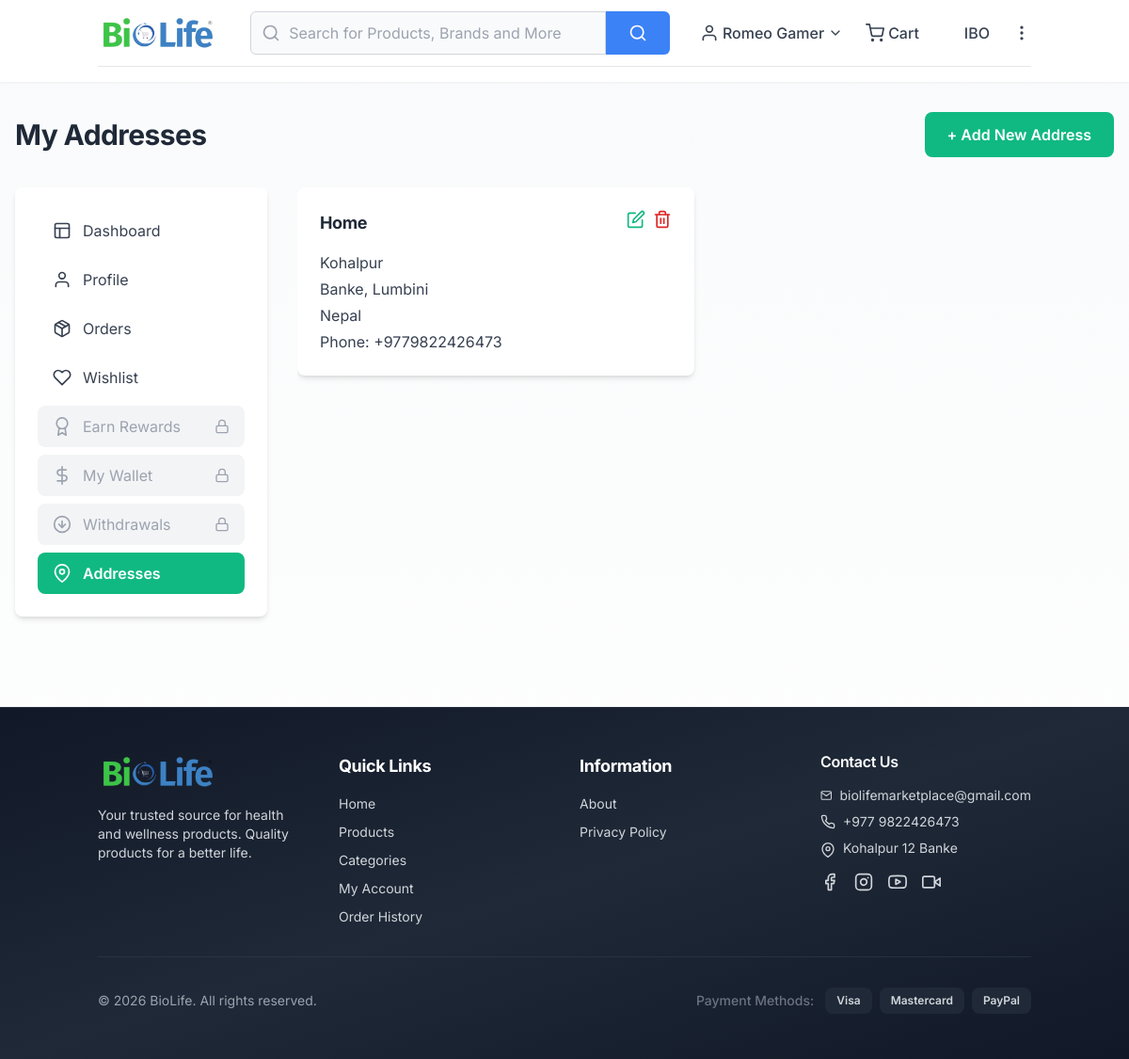
Page /account/addresses/ (signed in) on the earlier database version.
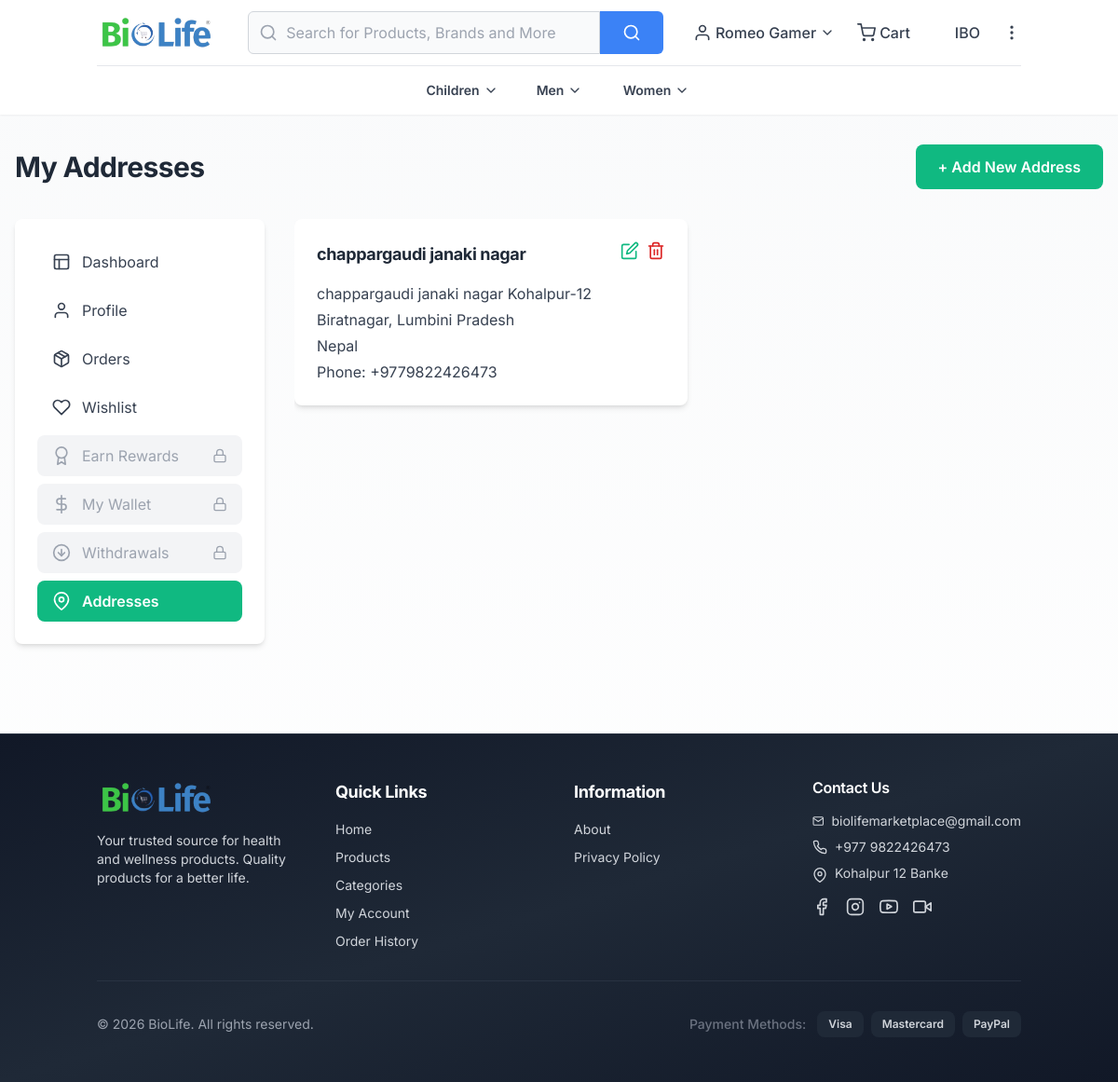
Same page on the later database version.
### core/models.py (models this page shows, shortened)
class Address(models.Model):
    title = models.CharField(max_length=255)
    user = models.ForeignKey(User, on_delete=models.CASCADE, related_name='addresses')
    phone = models.CharField(max_length=20)
    address = models.TextField()
    city = models.CharField(max_length=100)
    shipping_charge = models.ForeignKey(ShippingCharge, on_delete=models.SET_NULL, null=True, blank=True, related_name='addresses')
    state = models.CharField(max_length=100)
    country = models.CharField(max_length=100)
    created_at = models.DateTimeField(auto_now_add=True)
    updated_at = models.DateTimeField(auto_now=True)
    class Meta:
        verbose_name = 'Address'
        verbose_name_plural = 'Addresses'
        ordering = ['-created_at']

class CMSPage(models.Model):
    FOOTER_SECTION_CHOICES = [
        ('customer_service', 'Customer Service'),
        ('information', 'Information'),
    ]
    title = models.CharField(max_length=255)
    slug = models.SlugField(unique=True, blank=True)
    content = models.TextField()
    is_active = models.BooleanField(default=True)
    image = models.ImageField(upload_to='cms/', blank=True, null=True)
    in_footer = models.BooleanField(default=False)
    footer_section = models.CharField(
        max_length=20,
        choices=FOOTER_SECTION_CHOICES,
        blank=True,
        null=True,
        help_text='Select which footer section this page should appear in'
    )
    in_header = models.BooleanField(default=False)
    created_at = models.DateTimeField(auto_now_add=True)
    updated_at = models.DateTimeField(auto_now=True)
    class Meta:
        verbose_name = 'CMS Page'
        verbose_name_plural = 'CMS Pages'
        ordering = ['title']

class Category(models.Model):
    name = models.CharField(max_length=255)
    image = models.ImageField(upload_to='categories/', blank=True, null=True)
    is_featured = models.BooleanField(default=False, help_text='Show in header category bar')
    created_at = models.DateTimeField(auto_now_add=True)
    updated_at = models.DateTimeField(auto_now=True)
    class Meta:
        verbose_name = 'Category'
        verbose_name_plural = 'Categories'
        ordering = ['name']

### website/views/account_views.py (the view)
# urls.py: path('account/addresses/', account_views.account_addresses, name='account_addresses'),
@login_required
def account_addresses(request):
    addresses = Address.objects.filter(user=request.user)
    context = {
        'addresses': addresses,
    }
    return render(request, 'site/account/addresses.html', context)

### website/context_processors.py (called while the page is built)
def cart_count(request):
    cart = request.session.get('cart', {})
    items = cart.get('items', [])
    count = sum(item.get('quantity', 0) for item in items)
    return {'cart_count': count}

def wishlist_count(request):
    if request.user.is_authenticated:
        count = Wishlist.objects.filter(user=request.user).count()
    else:
        count = 0
    return {'wishlist_count': count}

def categories(request):
    categories_list = Category.objects.filter(
        is_featured=True
    ).prefetch_related(
        'sub_categories__child_categories'
    ).all()  # Only featured categories for header
    return {'nav_categories': categories_list}

def cms_pages(request):
    all_pages = CMSPage.objects.filter(is_active=True, in_footer=True).order_by('title')
    customer_service_pages = all_pages.filter(footer_section='customer_service')
    information_pages = all_pages.filter(
        Q(footer_section='information') | Q(footer_section__isnull=True) | Q(footer_section='')
    )
    return {
        'cms_pages': all_pages,
        'customer_service_pages': customer_service_pages,
        'information_pages': information_pages,
    }

### templates/site/account/addresses.html (shortened to what this page needs)
{% extends 'site/layouts/base.html' %}
{% load static %}
{% block content %}
<div class="container mx-auto px-4 py-4 md:py-8 overflow-x-hidden max-w-full w-full">
    <div class="flex flex-col md:flex-row items-start md:items-center justify-between gap-3 md:gap-0 mb-4 md:mb-8">
        <h1 class="text-xl md:text-3xl font-bold text-gray-800">My Addresses</h1>
        <a href="{% url 'website:account_address_create' %}"
            class="w-full md:w-auto bg-biolife-green text-white px-4 py-2 md:px-6 md:py-3 rounded-lg hover:bg-biolife-green-dark transition-colors font-semibold text-sm md:text-base text-center">
            + Add New Address
        </a>
    </div>
    <div class="grid grid-cols-1 lg:grid-cols-4 gap-4 md:gap-8 w-full max-w-full">
        <aside class="lg:col-span-1 w-full max-w-full">
            <div class="bg-white rounded-lg shadow-md p-6">
                {% include 'site/layouts/account_sidebar.html' %}
            </div>
        </aside>
        <div class="lg:col-span-3 w-full max-w-full overflow-hidden">
            {% if addresses %}
            <div class="grid grid-cols-1 md:grid-cols-2 gap-3 md:gap-6">
                {% for address in addresses %}
                <div class="bg-white rounded-lg shadow-md p-4 md:p-6">
                    <div class="flex items-start justify-between mb-4">
                        <h3 class="text-lg font-bold text-gray-800">{{ address.title }}</h3>
                        <div class="flex space-x-2">
                            <a href="{% url 'website:account_address_edit' address.id %}"
                                class="text-biolife-green hover:text-biolife-green-dark">
                                <i data-feather="edit" class="w-4 h-4 md:w-5 md:h-5"></i>
                            </a>
                            <a href="{% url 'website:account_address_delete' address.id %}"
                                class="text-red-600 hover:text-red-800">
                                <i data-feather="trash-2" class="w-4 h-4 md:w-5 md:h-5"></i>
                            </a>
                        </div>
                    </div>
                    <div class="text-gray-700 space-y-1">
                        <p>{{ address.address }}</p>
                        <p>{{ address.city }}, {{ address.state }}</p>
                        <p>{{ address.country }}</p>
                        <p class="mt-2">Phone: {{ address.phone }}</p>
                    </div>
                </div>
                {% endfor %}
            </div>
            {% endif %}
        </div>
    </div>
</div>
{% endblock %}

### templates/site/layouts/header.html (shortened to what the changed rows need)
{% load static %}
<header class="bg-white sticky top-0 z-50 shadow-sm">
    <div class="container mx-auto px-4">
        <div class="flex items-center justify-between py-3">
            <div class="hidden md:flex items-center">
            </div>
            <div class="hidden md:flex flex-1 max-w-2xl mx-8">
            </div>
            <div class="hidden md:flex items-center space-x-6">
            </div>
        </div>
        <div id="category-bar" class="hidden md:block bg-white border-t border-gray-200 overflow-visible">
            <div class="container mx-auto px-4 overflow-visible">
                <div class="flex items-center justify-center space-x-1 py-2">
                    {% for category in nav_categories %}
                        <div class="category-nav-item relative group flex-shrink-0 overflow-visible" data-category-id="{{ category.id }}">
                            <a href="{% url 'website:category_detail' category.id %}" class="flex flex-col items-center px-3 py-2 hover:text-blue-600 transition-colors {% if request.resolver_match.url_name == 'home' %}min-w-[80px]{% else %}min-w-[100px]{% endif %}">
                                {% if request.resolver_match.url_name == 'home' %}
                                    <div class="relative mb-1">
                                        {% if category.image %}
                                            <img src="{{ category.image.url }}" alt="{{ category.name }}" class="w-14 h-14 object-cover rounded">
                                        {% else %}
                                            <div class="w-14 h-14 bg-gray-200 rounded flex items-center justify-center">
                                                <i data-feather="grid" class="w-6 h-6 text-gray-400"></i>
                                            </div>
                                        {% endif %}
                                    </div>
                                    <span class="text-xs text-center font-medium text-gray-700 group-hover:text-blue-600">{{ category.name }}</span>
                                {% else %}
                                    <span class="text-sm font-semibold text-gray-700 group-hover:text-blue-600 flex items-center">
                                        {{ category.name }}
                                        {% if category.sub_categories.all %}
                                            <i data-feather="chevron-down" class="w-4 h-4 ml-1 group-hover:hidden"></i>
                                        {% endif %}
                                    </span>
                                {% endif %}
                            </a>
                        </div>
                    {% endfor %}
                </div>
            </div>
        </div>
    </div>
</header>

### templates/site/layouts/footer.html (shortened to what the changed rows need)
{% load static %}
<footer class="bg-gradient-to-br from-gray-900 via-gray-800 to-gray-900 text-gray-300 mt-16 border-t border-gray-700/50">
    <div class="container mx-auto px-4 py-12">
        <div class="grid grid-cols-1 md:grid-cols-2 lg:grid-cols-4 gap-8">
            {% if information_pages %}
            <div>
                <ul class="space-y-2.5 text-sm">
                    {% for page in information_pages %}
                        <li>
                            <a href="{% url 'website:cms_page' slug=page.slug %}" class="hover:text-biolife-green transition-all duration-200 flex items-center group">
                                {{ page.title }}
                            </a>
                        </li>
                    {% endfor %}
                </ul>
            </div>
            {% endif %}
        </div>
    </div>
</footer>

Differences in the rows shown:
removed Address: title "Home", address "Kohalpur", city "Banke", state "Lumbini", country "Nepal", phone "+9779822426473"
now on this page (row edited): Category: name "Children"
now on this page (row edited): Category: name "Men"
now on this page (row edited): Category: name "Women"
added Address: title "chappargaudi janaki nagar", address "chappargaudi janaki nagar Kohalpur-12", city "Biratnagar", state "Lumbini Pradesh", country "Nepal", phone "+9779822426473"
